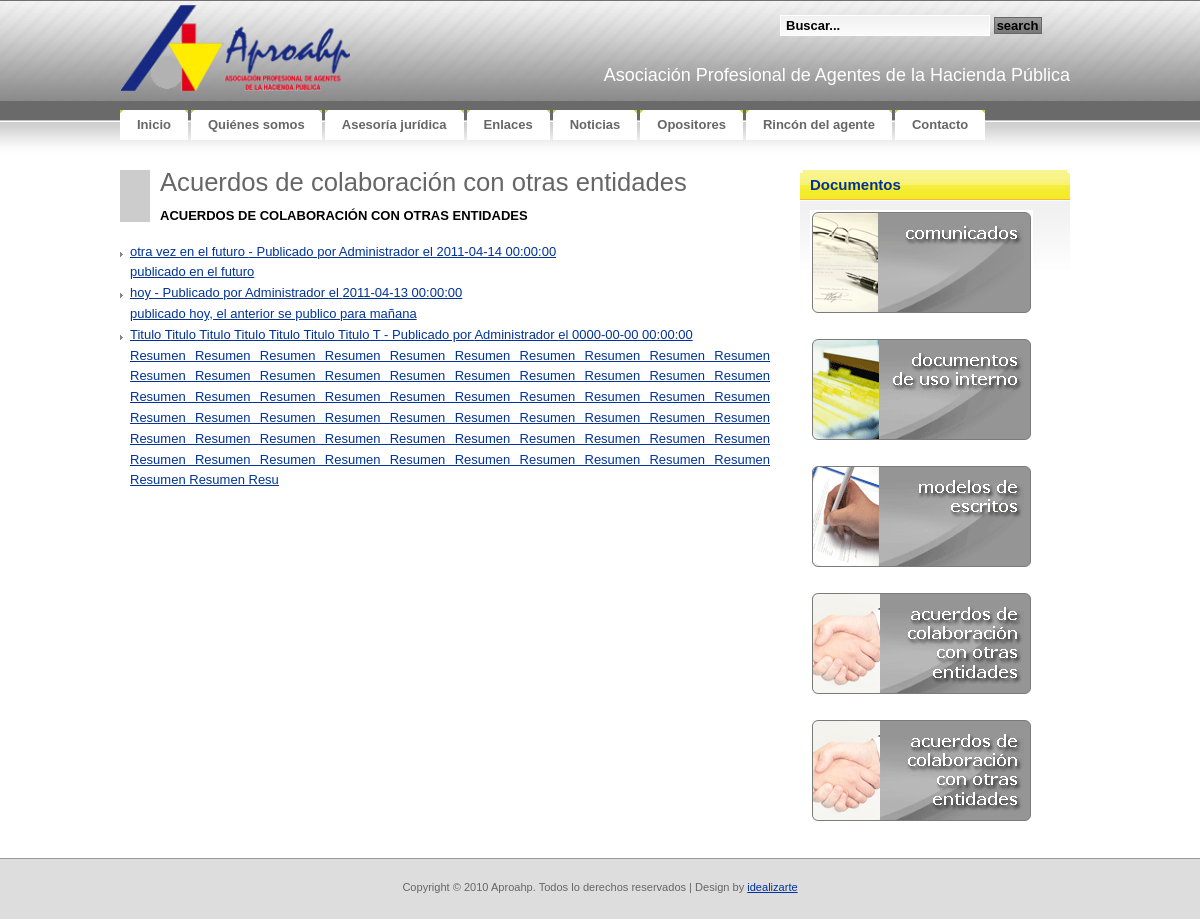
The app's page /rinconagente/documentos.php?catid=3 with its own data.
### tables this page shows
CREATE TABLE IF NOT EXISTS `tbl_categorias` (
  `CAT_ID` bigint(20) NOT NULL AUTO_INCREMENT,
  `CAT_Visible` tinyint(1) NOT NULL,
  `CAT_Nombre` varchar(50) NOT NULL,
  `CAT_Comentarios` varchar(200) NOT NULL,
  UNIQUE KEY `ID` (`CAT_ID`)
);

CREATE TABLE IF NOT EXISTS `tbl_documentos` (
  `DOC_ID` bigint(20) NOT NULL AUTO_INCREMENT,
  `DOC_Fecha` datetime NOT NULL,
  `DOC_Autor` bigint(20) NOT NULL,
  `DOC_Categoria` bigint(20) NOT NULL,
  `DOC_Titulo` varchar(50) NOT NULL,
  `DOC_Resumen` varchar(500) NOT NULL,
  `DOC_Texto` varchar(5000) NOT NULL,
  `DOC_Attach` varchar(200) NOT NULL,
  UNIQUE KEY `DOC_ID` (`DOC_ID`)
);

CREATE TABLE IF NOT EXISTS `tbl_users` (
  `USR_ID` bigint(20) NOT NULL AUTO_INCREMENT,
  `USR_username` varchar(32) NOT NULL,
  `USR_password` varchar(32) NOT NULL,
  `USR_Displayname` varchar(32) NOT NULL,
  `USR_email` varchar(100) NOT NULL,
  `USR_Activo` tinyint(1) NOT NULL,
  PRIMARY KEY (`USR_ID`)
);

### lib/siteconfig.php (called while the page is built, shortened)
<?php
	function cleanQuery($string)
	{
		if (phpversion() >= '4.3.0')
		{
			$string = mysql_real_escape_string($string);
		}
		else
		{
			$string = mysql_escape_string($string);
		}
		return $string;
	}
?>

### rinconagente/documentos.php (the view, shortened to what this page needs)
<!DOCTYPE html PUBLIC "-//W3C//DTD XHTML 1.0 Strict//EN"
  "http://www.w3.org/TR/xhtml1/DTD/xhtml1-strict.dtd">
<html xmlns="http://www.w3.org/1999/xhtml" xml:lang="en" lang="en">
<head>
<link rel="stylesheet" href="../css/reset.css" type="text/css" media="screen" title="no title" charset="utf-8" />
<link rel="stylesheet" href="../css/aproahp.css" type="text/css" media="screen" title="no title" charset="utf-8" />
</head>
<body onload="MM_preloadImages('images/rinconagente_over_03.gif','images/rinconagente_over_06.gif','images/rinconagente_over_08.gif','images/rinconagente_over_10.gif')">
<div id="container">
<?php require("../header.php");
	require_once("../lib/siteconfig.php");
	if(isset($_GET['catid'])){
		echo "<div id='izda-a'>";
		$categoria=cleanQuery($_GET['catid']);
		$cat_result=mysql_query("SELECT * FROM tbl_categorias WHERE CAT_ID = '$categoria';");
		if(mysql_num_rows($cat_result) != 1){
			echo "<h1>No existe esa categoria</h1>";
		}else{
			$row = mysql_fetch_assoc($cat_result);
			echo "<div class='resalte'><h1>$row[CAT_Nombre]</h1><br/><h3>$row[CAT_Comentarios]</h3></div>";
			if(!isset($_GET['pagenum'])){
				$pagenum = 1;
			}else{
				$pagenum = $_GET['pagenum'];
			}
			$doc_result = mysql_query("SELECT * FROM tbl_documentos,tbl_Users WHERE DOC_Autor=USR_ID AND DATE(`DOC_FECHA`) <= DATE( NOW( ) ) AND DOC_Categoria = $categoria;") or die(mysql_error());
			$rows = mysql_num_rows($doc_result);
			$page_rows = 3;
			if($rows < $page_rows){
				$limites = '';
			}else{
				$limites = 'limit ' .($pagenum - 1) * $page_rows .',' .$page_rows;
			}
			echo("<ul>");
			$doc_result=mysql_query("SELECT * FROM tbl_documentos,tbl_Users WHERE DOC_Autor=USR_ID AND DATE(`DOC_FECHA`) <= DATE( NOW( ) ) AND DOC_Categoria = $categoria ORDER BY DOC_Fecha DESC $limites;");
			for ($x = 0, $numrows = mysql_num_rows($doc_result); $x < $numrows; $x++) {
				$row = mysql_fetch_assoc($doc_result);
				echo("<a href='documentos.php?docid=".$row['DOC_ID']."'><li>".$row['DOC_Titulo']." - Publicado por ".$row['USR_Displayname']." el ".$row['DOC_Fecha'].'<br>'.$row['DOC_Resumen']."</li></a>");
	    	}
			echo("</ul>");
	    }
		echo "</div><div id='dcha-a'><div class='box-yellow'><h2 class='section'><b>Documentos</b></h2>";
	}else{
		echo "<div style='width: 500px; margin: auto;'><div>";
	}
?>
	    <a href="documentos.php?catid=1" title="comunicados" onmouseout="MM_swapImgRestore()" onmouseover="MM_swapImage('comunicados','','images/rinconagente_over_03.gif',1)"><img src="images/rinconagente_03.gif" width="223" height="105" border="0" id="comunicados" /></a>
        <a href="documentos.php?catid=2" title="docs_usoint" onmouseout="MM_swapImgRestore()" onmouseover="MM_swapImage('docs_uso','','images/rinconagente_over_06.gif',1)"><img src="images/rinconagente_06.gif" width="223" height="105" border="0" id="docs_uso" /></a>
        <a href="documentos.php?catid=4" title="modelos"     onmouseout="MM_swapImgRestore()" onmouseover="MM_swapImage('modelos','','images/rinconagente_over_08.gif',1)"><img src="images/rinconagente_08.gif" width="223" height="105" border="0" id="modelos" /></a>
        <a href="documentos.php?catid=3" title="acuerdos"    onmouseout="MM_swapImgRestore()" onmouseover="MM_swapImage('acuerdos','','images/rinconagente_over_10.gif',1)"><img src="images/rinconagente_10.gif" width="223" height="105" border="0" id="acuerdos" /></a>
		<a href="documentos.php?catid=5" title="actas"    onmouseout="MM_swapImgRestore()" onmouseover="MM_swapImage('actas','','images/rinconagente_over_10.gif',1)"><img src="images/rinconagente_10.gif" width="223" height="105" border="0" id="actas" /></a>
	</div>
</div>
</div>
<div style="clear: both;">&nbsp;</div>
</body>
</html>

### css/aproahp.css (style rules this page uses)
* { margin: 0; padding: 0; }
ul,li { list-style-type: none; }
body, th { background: #FFFFFF url(../images/img01.gif) repeat-x; font-family: Verdana, Arial, Helvetica, sans-serif; font-size: 13px; color: #666666; }
h1, h2 { font-family: "Trebuchet MS", Arial, Helvetica, sans-serif; font-weight: normal; }
h1 { font-size: 197%; }
h2 { font-size: 167%; color:#ffffff; }
h3 { margin-bottom: 1em; text-transform: uppercase; font-size: 100%; color: #000000; }
p, ul, ol { margin-bottom: 1.5em; line-height: 1.6em; }
p { color:#666666; }
ul { list-style: none; }
ul li { padding-left: 10px; background: url(../images/img16.gif) no-repeat 0px 10px; }
a:link { color: #003399; }
img { border: none; }
.box-yellow { background: url(../images/img17.gif) repeat-x; }
.box-yellow .section { background: url(../images/img19.gif) no-repeat right top; color: #003399; }
.box-yellow .section b { display: block; height: 23px; padding: 7px 0 0 10px; background: url(../images/img18.gif) no-repeat; font-size:15px; }
#container { width: 960px; padding: 0px 0px 0px 0px; margin:0 auto; text-align:justify; }
#footer { height:20px; padding: 20px; background: #DDDDDD; border-top: 1px solid #999999; }
#footer p { margin: 0; text-align: center; font-size: 85%; }
#izda-a { width:650px; float:left; }
#dcha-a { width:270px; float:right; margin-right:10px; margin-bottom:10px; }
.resalte { border-left:30px solid #ccc; padding-left:10px; padding-right:10px; margin-bottom:20px; }
.box-yellow img { padding:10px; }

### records on screen
tbl_categorias: CAT_Nombre "Acuerdos de colaboración con otras entidades", CAT_Comentarios "ACUERDOS DE COLABORACIÓN CON OTRAS ENTIDADES"
tbl_documentos: DOC_Titulo "otra vez en el futuro", tbl_users.USR_Displayname "Administrador", DOC_Fecha "2011-04-14 00:00:00", DOC_Resumen "publicado en el futuro"
tbl_documentos: DOC_Titulo "hoy", tbl_users.USR_Displayname "Administrador", DOC_Fecha "2011-04-13 00:00:00", DOC_Resumen "publicado hoy, el anterior se publico para mañana"
tbl_documentos: DOC_Titulo "Titulo Titulo Titulo Titulo Titulo Titulo Titulo T", tbl_users.USR_Displayname "Administrador", DOC_Fecha "0000-00-00 00:00:00", DOC_Resumen "Resumen Resumen Resumen Resumen Resumen Resumen Resumen Resumen Resumen Resumen Resumen Resumen Resumen Resumen Resumen Resumen Resumen Resumen Resumen Resumen Resumen Resumen Resumen Resumen Resumen Resumen Resumen Resumen Resumen Resumen Resumen Resumen Resumen Resumen Resumen Resumen Resumen Resumen Resumen Resumen Resumen Resumen Resumen Resumen Resumen Resumen Resumen Resumen Resumen Resumen Resumen Resumen Resumen Resumen Resumen Resumen Resumen Resumen Resumen Resumen Resumen Resumen Resu"

### other values on screen
$item['Name'] "Inicio"
$item['Name'] "Quiénes somos"
$item['Name'] "Asesoría jurídica"
$item['Name'] "Enlaces"
$item['Name'] "Noticias"
$item['Name'] "Opositores"
$item['Name'] "Rincón del agente"
$item['Name'] "Contacto"
